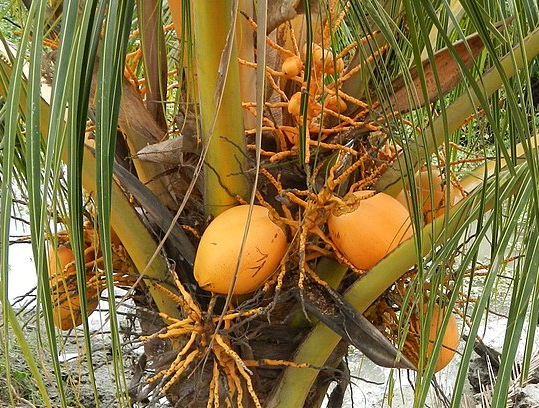
#> input picture Coconuts/coconut.png, 539 x 408 px, found by its file name
$ jupyter execute --allow-errors test.ipynb
#> lines starting #> are read from the running program, lines starting #| are printed output that depends on the picture; after the words box and inside, x2 and y2 are one past the last pixel; in counts of white or black regions, pixels touching at a corner belong together
### HoughCircle.py

import cv2
import numpy as np
from matplotlib import pyplot as plt
import Preprocessing
from circle import circleDrawing, distance_list
import SepFilter as sp
import pandas as pd

# width = 320
# height = 240

threshold_circle_check =  25

img = cv2.imread('Coconuts\coconut.png')
#> img is the input picture: shape (408, 539, 3); mean B, G, R 62.4, 113.7, 133.3

def HoughCircles(picture, window_i, window_j, rr):
    isCircle = 0
    height, width= picture.shape
    # img1 = Preprocessing.preprocessing(img) # already preprocessed

    img_blank = np.zeros( picture.shape)
    circled_object = img_blank

    # [10 lines of commented-out code are left out]
    for i in range(max(window_i - rr, 0), min(window_i + rr, width)):
        for j in range(max(window_j - rr, 0), min(window_j + rr, height)):
            if picture[j, i]>0:
                img_blank = img_blank + circleDrawing(i, j, rr, width, height)
    # plt.imshow(img_blank,cmap='gray')
    # cv2.imshow('hough', img_blank)
    # cv2.waitKey()
    number_mean = int(rr/4)
    img_blank_larg_ind = largest_indices(img_blank, number_mean) ###################### maybe change 2 * rr
    mean_x = int(img_blank_larg_ind[1].sum()/number_mean)
    mean_y = int(img_blank_larg_ind[0].sum()/number_mean)
    print("distance")
    distance_radius = np.power(np.power(np.abs(window_i +rr - mean_x),2)+np.power(np.abs(window_j +rr - mean_y),2),0.5)
    print(distance_radius)
    print("radius")
    print(rr)
    # print(mean_x)
    # print( mean_y)
    img_blank_larg_val = np.mean(img_blank[img_blank_larg_ind])
    if True:
        # print('immmmmmmmmmmmm heeeeeeeeeeeeeeeeeeeere')
        isCircle = 1
        circled_object = circleDrawing(mean_x, mean_y, rr, width, height, 3)*100 # circleDrawing(mean_x, mean_y, rr+2, width, height, 5)*250 + cv2.line(picture, (mean_y-5, mean_x ), (mean_y+5, mean_x), (255), 5) + cv2.line(picture, (mean_y, mean_x-5), (mean_y, mean_x+5), (255), 5)
    return isCircle, circled_object, img_blank_larg_val, mean_x, mean_y


def largest_indices(ary, n):
    """Returns the n largest indices from a numpy array."""
    flat = ary.flatten()
    indices = np.argpartition(flat, -n)[-n:]
    indices = indices[np.argsort(-flat[indices])]
    return np.unravel_index(indices, ary.shape)

# int(largest_indices(img_blank, 10)[0].sum()/10)
def append_hough_row(df, new_row):
    columns=['IS CIRCLE', 'CIRCLED IMG', 'HOUGH SCORE', 'MEAN X', ' MEAN Y']
    return pd.concat([ df, pd.DataFrame([new_row], columns=columns_name())], join = "inner")
def columns_name():
    return ['IS CIRCLE', 'CIRCLED IMG', 'HOUGH SCORE', 'MEAN X', ' MEAN Y']
def initial_hough_Dataframe():
    return pd.DataFrame([], columns= columns_name())

### Preprocessing.py
import cv2
import numpy as np


def scale(img):
    preferredWidth = 320
    prefferedHeight = 240
    currentWidth = len(img[0])
    currentHeight = len(img)
    print("Current Width: ", currentWidth)
    print("Current Height: ", currentHeight)
    tempWidth = tempHeight = 0
    if currentWidth/currentHeight < preferredWidth/prefferedHeight:
        tempWidth = preferredWidth
        tempHeight = int(preferredWidth/currentWidth*currentHeight)
    else:
        tempHeight = prefferedHeight
        tempWidth = int(prefferedHeight/currentHeight*currentWidth)
    print(tempWidth, tempHeight)
    img = cv2.resize(img, (tempWidth, tempHeight))
    return img
def crop(img):
    gray = cv2.cvtColor(img, cv2.COLOR_BGR2GRAY)
    # Cropping an image
    prefWidth = 320
    prefHeight = 240
    currentWidth = len(img[0])
    currentHeight = len(img)
    #crop it equally from all sides
    widthCrop = int((currentWidth - prefWidth)/2)
    heightCrop = int((currentHeight - prefHeight)/2)
    cropped_image = gray[heightCrop:currentHeight-heightCrop, widthCrop:currentWidth-widthCrop]
    return cropped_image

def preprocessing(img):
    img = crop(scale(img))
    img = cv2.equalizeHist(img)
    #cv2.imshow('resized2 image', img)
    img  = cv2.Canny(img,250,255)
    #cv2.imshow('edge image', img)
    kernelC = cv2.getStructuringElement(cv2.MORPH_RECT, (4,4))
    img  = cv2.morphologyEx(img, cv2.MORPH_CLOSE, kernelC)
    #img = cv2.bitwise_not(img)
    #cv2.imshow('close',img)
    kernelO = cv2.getStructuringElement(cv2.MORPH_RECT, (1, 1))
    img  = cv2.morphologyEx(img, cv2.MORPH_OPEN, kernelO)
    #cv2.imshow('final',img)
    #cv2.waitKey()

    return img


# [17 lines that do not run on import are left out]

### circle.py
import numpy.matlib
import numpy as np
import pandas
import matplotlib.pyplot as plt
import cv2
RR = 50
def distance_list(height_size, width_size, pos_x, pos_y):
    height_list = np.arange(height_size)
    width_list = np.arange(width_size)

    # distance calculation of all matrix elements to the center of the circle
    y_diff_list = np.power(height_list - pos_y, 2)
    x_diff_list = np.power(width_list - pos_x, 2)
    row_m = np.matlib.repmat(y_diff_list, width_size, 1)  # type: ignore
    column_m = np.matlib.repmat(x_diff_list, height_size, 1) # type: ignore
    row_m = np.transpose(row_m)

    # drawing the circle
    dist = np.power(row_m + column_m, 0.5)
    return dist
# dist_list_row = distance_list(height, y0)
# dist_list_column = distance_list(width, x0)

def circleDrawing( x0, y0, r, width = 320, height = 240, threshold = 0.6):
    # creating dummy metrices to calculate distance to the center
    # distance calculation of all matrix elements to the center of the circle
    # # drawing the circle

    dist = distance_list(height, width, x0, y0)
    print(threshold)
    df = pandas.DataFrame(dist)
    mask1 = pandas.DataFrame(np.zeros((height, width)))

    mask1[df > (r - threshold)] = 1
    mask2 = pandas.DataFrame(np.zeros((height, width)))
    mask2[df < (r + threshold)] = 1

    mask = mask1 + mask2
    mask[mask != 2] = 0
    mask[mask == 2] = 1

    array = pandas.DataFrame.to_numpy(mask)
    return array

# plt.imshow(array)

### test.ipynb
[cell 1]
import cv2
import numpy as np
from matplotlib import pyplot as plt
import Preprocessing
from circle import circleDrawing, distance_list
import SepFilter as sp
import pandas as pd
import HoughCircle as HC
width = 320
height = 240
r = 34
x = 290
y = 100

[cell 2]
img = cv2.imread('Coconuts\coconut.png')
img_gray = cv2.cvtColor(img, cv2.COLOR_BGR2GRAY)
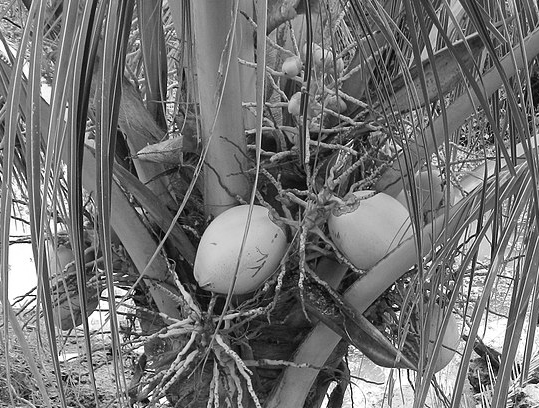
#> img_gray: shape (408, 539); min 0, max 255, mean 113.7
picture = Preprocessing.preprocessing(img)
#> in scale, `currentWidth = len(img[0])`: currentWidth = 539
#> in scale, `currentHeight = len(img)`: currentHeight = 408
#| Current Width:  539
#| Current Height:  408
#> in scale, `tempHeight = int(preferredWidth/currentWidth*currentHeight)`: tempHeight = 242
#| 320 242
#> in scale, `img = cv2.resize(img, (tempWidth, tempHeight))`:
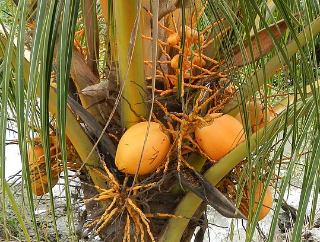
#> img: shape (242, 320, 3); mean of channels 0, 1, 2 62.2, 113.5, 133.1; drawn as B, G, R
#> in crop, `gray = cv2.cvtColor(img, cv2.COLOR_BGR2GRAY)`:
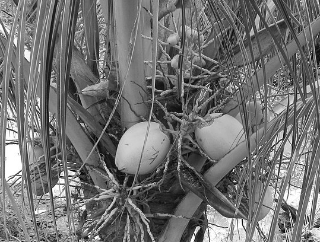
#> gray: shape (242, 320); min 4, max 255, mean 113.5
#> in crop, `currentWidth = len(img[0])`: currentWidth = 320
#> in crop, `currentHeight = len(img)`: currentHeight = 242
#> in crop, `widthCrop = int((currentWidth - prefWidth)/2)`: widthCrop = 0
#> in crop, `heightCrop = int((currentHeight - prefHeight)/2)`: heightCrop = 1
#> in crop, `cropped_image = gray[heightCrop:currentHeight-heightCrop, widthCrop:cu..`:
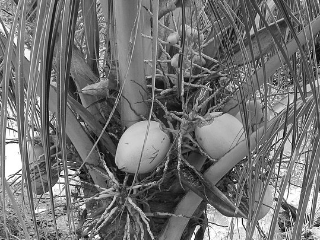
#> cropped_image: shape (240, 320); min 4, max 255, mean 113.4
#> in preprocessing, `img = cv2.equalizeHist(img)`:
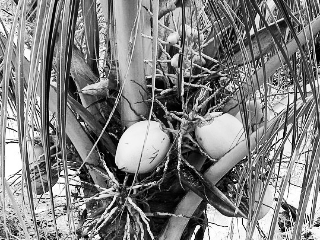
#> img: shape (240, 320); min 0, max 255, mean 128.2
#> in preprocessing, `img  = cv2.Canny(img,250,255)`:
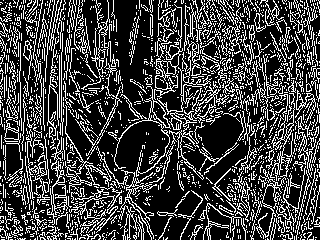
#> img: shape (240, 320); 25.7% white in thin lines or dots
#> in preprocessing, `img  = cv2.morphologyEx(img, cv2.MORPH_CLOSE, kernelC)`:
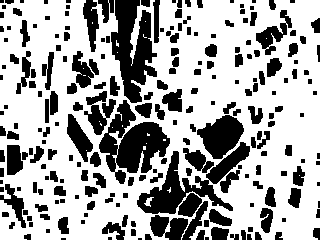
#> img: shape (240, 320); 66.2% white; 230 black regions (60 under 20 px), largest, box (x1, y1, x2, y2) and area: (99, 100, 170, 184) 2838, (111, 0, 157, 103) 2761, (137, 142, 250, 214) 2528

[cell 3]
# img_blank = np.zeros( picture.shape)
a_test = circleDrawing(40, 80, 35, width, height,threshold = 5)
cv2.imwrite("Coconuts\coconut_1circle.png", a_test*200)
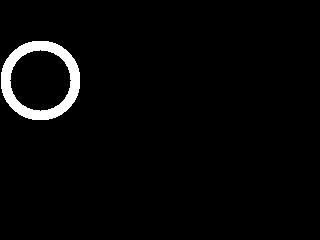
#> saved as coconut_1circle.png: shape (240, 320); values 0 (black) and 200 (white), 2.9% white; 1 white region, box (x1, y1, x2, y2) and area: (1, 41, 80, 120) 2192
plt.imshow(a_test, cmap='gray')
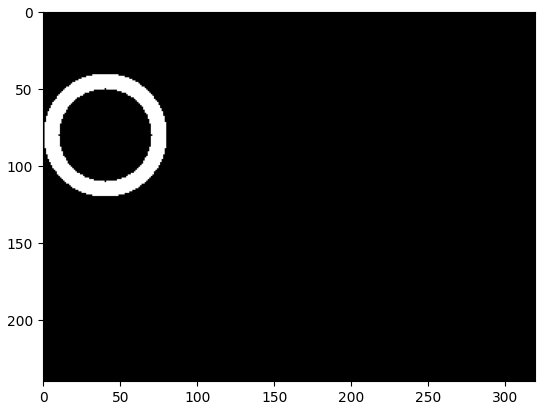
#> figure drawn by matplotlib, 1 panel

[cell 4]
isCircle, circled_object, hough_score, mean_x, mean_y = HC.HoughCircles(a_test, x, y, r)

[cell 5]
plt.imshow(circled_object,cmap='gray')
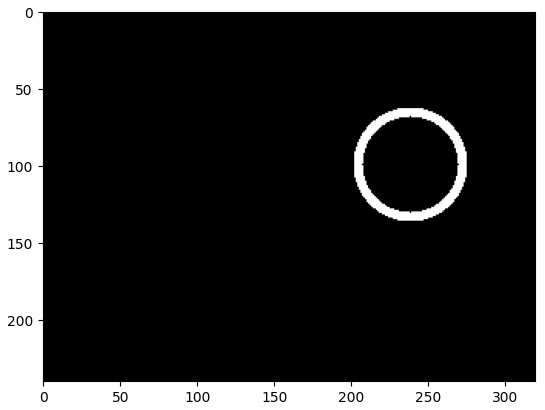
#> figure drawn by matplotlib, 1 panel

[cell 6]
isCircle, mean_y,hough_score

[cell 7]
new_row = [isCircle, circled_object, hough_score, mean_x, mean_y]
columns=['IS CIRCLE', 'CIRCLED IMG', 'HOUGH SCORE', 'MEAN X', ' MEAN Y']
df = pd.DataFrame([new_row], columns = columns)

[cell 8]
c  = HC.append_hough_row(df, new_row)
